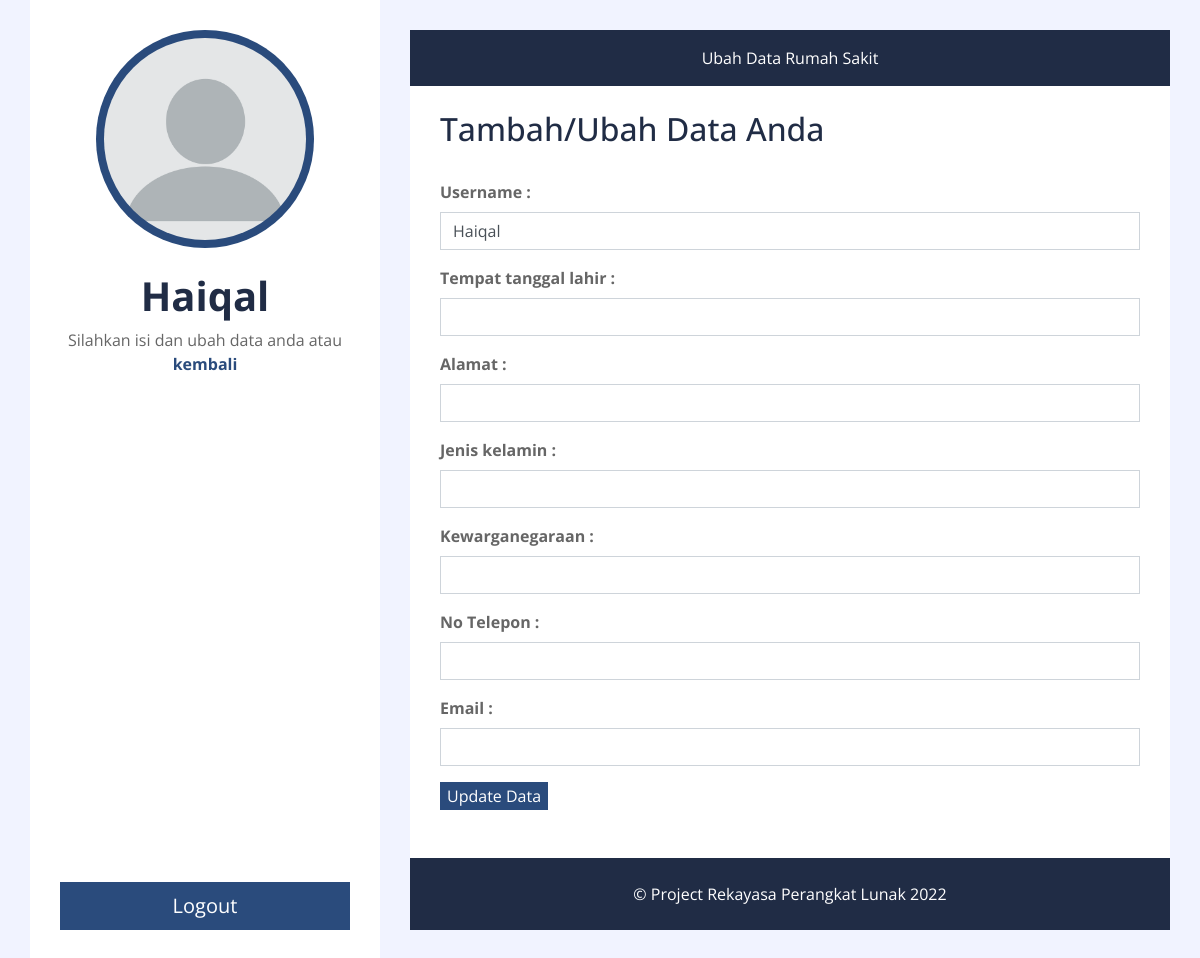
The page /user/detail_user.php (signed in) on the database as committed earlier.
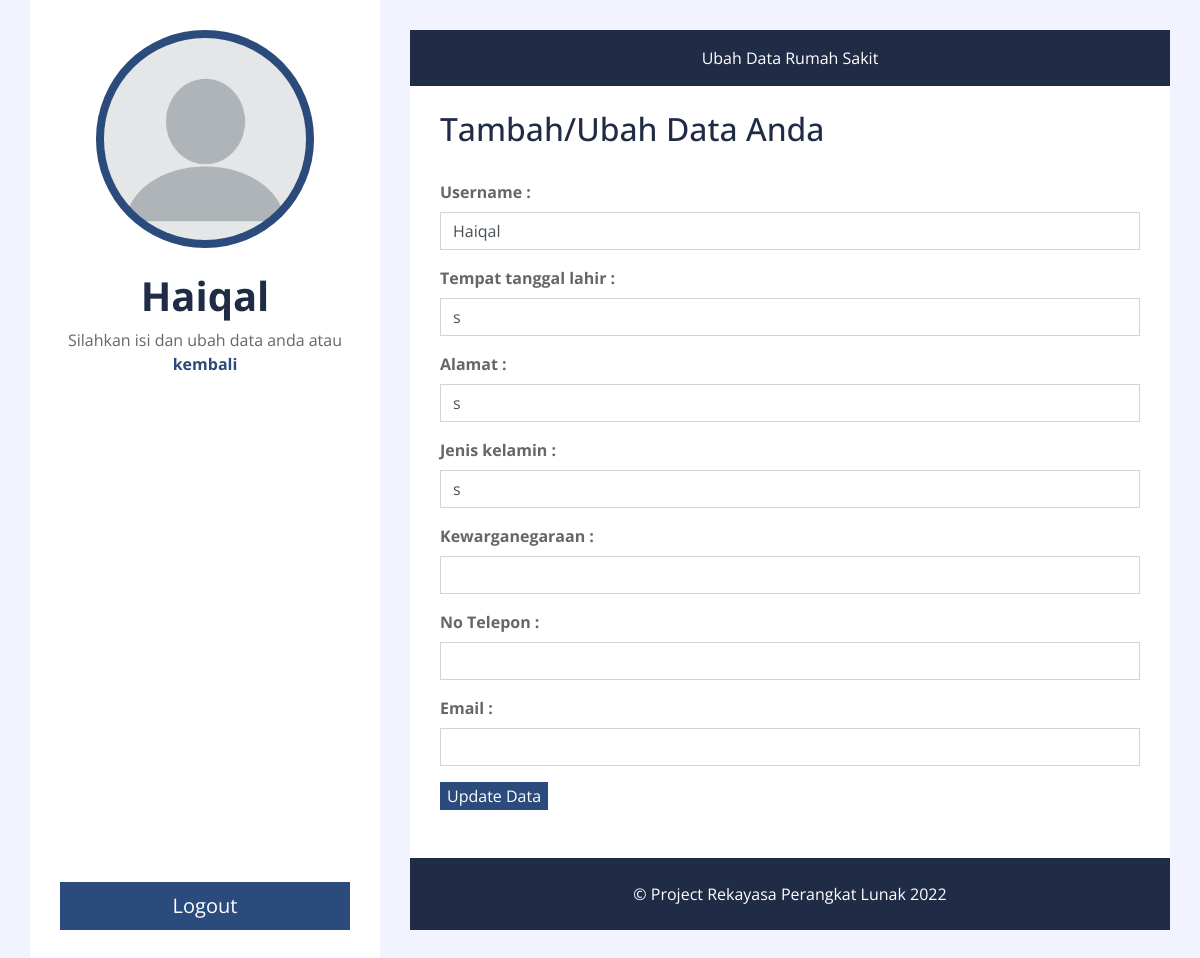
The same page on the database as committed later.
### tables this page shows
CREATE TABLE `akun_user` (
  `id` int(11) NOT NULL,
  `username` varchar(50) NOT NULL,
  `password` varchar(50) NOT NULL,
  `ttl` varchar(50) NOT NULL,
  `alamat` text NOT NULL,
  `jenis_kelamin` varchar(12) NOT NULL,
  `kewarganegaraan` varchar(50) NOT NULL,
  `no_tlpn` varchar(20) NOT NULL,
  `email` varchar(55) NOT NULL
);

### user/detail_user.php (the view, shortened to what this page needs)
<?php
include "../backend/connect.php";
?>
<!DOCTYPE html>
<html lang="en">
    <head>
        <link href="https://cdnjs.cloudflare.com/ajax/libs/font-awesome/5.10.0/css/all.min.css" rel="stylesheet">
        <link href="../css/style.css" rel="stylesheet">
    </head>
    <body>
        <div class="wrapper">
            <div class="sidebar">
                <?php
                    if(isset($_SESSION['status'])){
                    if($_SESSION['status'] == 'login'){
                    $ids = $_SESSION['id'];
                    $query = mysqli_query($koneksi, "SELECT * FROM akun_user WHERE id = $ids");
                    $data = mysqli_fetch_array($query);
                ?>
                <div class="sidebar-text d-flex flex-column h-100 justify-content-center text-center">
                	<img class="mx-auto d-block w-75 bg-primary img-fluid rounded-circle mb-4 p-2" src="../img/profile_nologin.webp" alt="Image">
                    <h1 class="font-weight-bold"><?= $data['username']; ?></h1>
                    <p class="mb-4">Silahkan isi dan ubah data anda atau <a href="../index.php"><b>kembali</b></a></p>
                    <a href="../backend/logout.php" class="btn btn-lg btn-block btn-primary mt-auto">Logout</a>
                </div>
                <?php }} ?>
            </div>
            <div class="content">
                <div class="container p-0">
                    <nav class="navbar navbar-expand-lg bg-secondary navbar-dark">
                        <div class="collapse navbar-collapse justify-content-between" id="navbarCollapse">
                            <div class="navbar-nav m-auto">
                                <a href="#" class="nav-item nav-link active">Ubah Data Rumah Sakit</a>
                            </div>
                        </div>
                    </nav>
                </div>
                <div class="container p-0">
                	<div id="blog-carousel" class="carousel slide" data-ride="carousel">
                		<div class="container bg-white pt-4">
							<div class="col-md-12 pb-5">
			                    <div class="contact-form">
			                        <h2>Tambah/Ubah Data Anda</h2><br>
			                        <form name="sentMessage" id="contactForm" novalidate="novalidate" action="../backend/update_user.php" method="POST">
			                            <div class="control-group">
			                            	<label><b>Username :</b></label>
			                                <input type="text" class="form-control" name="username" value="<?= $data['username'] ?>" required="required"/>
			                            </div>
			                            <div class="control-group">
			                            	<label><b>Tempat tanggal lahir :</b></label>
			                                <input type="text" class="form-control" name="ttl" value="<?= $data['ttl'] ?>" required="required"/>
			                            </div>
			                            <div class="control-group">
			                            	<label><b>Alamat :</b></label>
			                                <input type="text" class="form-control" name="alamat" value="<?= $data['alamat'] ?>" required="required"/>
			                            </div>
			                            <div class="control-group">
			                            	<label><b>Jenis kelamin :</b></label>
			                                <input type="text" class="form-control" name="jenis_kelamin" value="<?= $data['jenis_kelamin'] ?>" required="required"/>
			                            </div>
                                        <div class="control-group">
                                            <label><b>Kewarganegaraan :</b></label>
                                            <input type="text" class="form-control" name="kewarganegaraan" value="<?= $data['kewarganegaraan'] ?>" required="required"/>
                                        </div>
                                        <div class="control-group">
                                            <label><b>No Telepon :</b></label>
                                            <input type="text" class="form-control" name="no_tlpn" value="<?= $data['no_tlpn'] ?>" required="required"/>
                                        </div>
                                        <div class="control-group">
                                            <label><b>Email :</b></label>
                                            <input type="text" class="form-control" name="email" value="<?= $data['email'] ?>" required="required"/>
                                        </div>
			                            <div>
			                                <button class="btn btn-primary" type="submit" id="sendMessageButton">Update Data</button>
			                            </div>
			                        </form>
			                    </div>
			                </div>
                        </div>
                    </div>
                </div>
                <div class="container py-4 bg-secondary text-center">
                    <p class="m-0 text-white">
                        &copy; Project Rekayasa Perangkat Lunak 2022
                    </p>
                </div>
            </div>
        </div>
    </body>
</html>

Rows that differ between the two databases and show on the page:
changed akun_user "Haiqal": ttl (not shown) → "s"; alamat (not shown) → "s"; jenis_kelamin (not shown) → "s"
